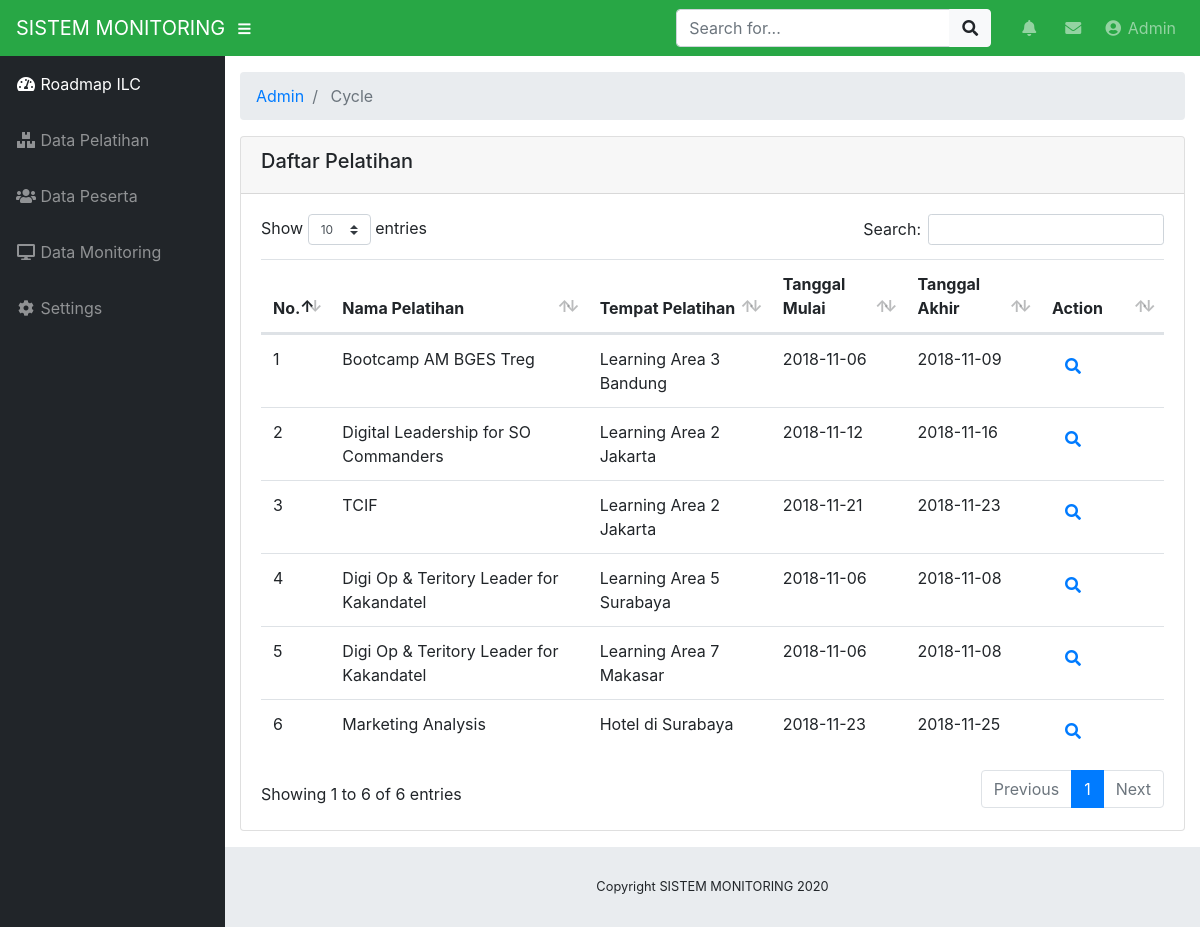
The page /index.php/admin/cycle on the database its author committed.
### tables this page shows
CREATE TABLE IF NOT EXISTS `pelatihan` (
  `id_pelatihan` int(11) NOT NULL AUTO_INCREMENT,
  `nama_pelatihan` varchar(255) NOT NULL,
  `tempat_pelatihan` varchar(255) NOT NULL,
  `tgl_mulai` date NOT NULL,
  `tgl_akhir` date NOT NULL,
  PRIMARY KEY (`id_pelatihan`)
);

### application/controllers/admin/Cycle.php (called while the page is built, shortened)
<?php defined('BASEPATH') OR exit('No direct script access allowed');
class Cycle extends CI_Controller {
    public function __construct()
    {
        $this->load->model('Monitoring_Model');
        $this->load->model('Pelatihan_Model');
        $this->load->model('Peserta_Model');
		$this->load->library('form_validation');
    }
	public function index()
	{
        $data['pelatihan'] = $this->Pelatihan_Model->getAll();
        $this->load->view("admin/cycle/cycle1_view", $data);
	}
}
?>

### index.php (called while the page is built, shortened)
<?php
require_once BASEPATH.'core/CodeIgniter.php';

### application/models/Pelatihan_Model.php (called while the page is built, shortened)
<?php defined('BASEPATH') OR exit('No direct script access allowed');
class Pelatihan_model extends CI_Model
{
    public function getAll()
    {
        $results = array();
        $this->db->select('*');
        $this->db->from('pelatihan');
        $query = $this->db->get();
        if($query->num_rows() > 0) {
            $results = $query->result();
        }
        return $results;
    }
}
?>

### application/views/admin/cycle/cycle1_view.php (the view, shortened to what this page needs)
<!DOCTYPE html>
<html lang="en">
<head>
	<?php $this->load->view("admin/_partials/head.php") ?>
</head>
<body id="page-top">
	<?php $this->load->view("admin/_partials/navbar.php") ?>
	<div id="wrapper">
		<?php $this->load->view("admin/_partials/sidebar.php") ?>
		<div id="content-wrapper">
			<div class="container-fluid">
				<?php $this->load->view("admin/_partials/breadcrumb.php") ?>
				<div class="card mb-3">
					<div class="card-header">
						<h5>Daftar Pelatihan</h5>
					</div>
					<div class="card-body">
						<div class="table-responsive">
						<table class="table table-hover" id="dataTable" width="100%" cellspacing="0">
								<thead>
									<tr>
										<th>No.</th>
										<th>Nama Pelatihan</th>
										<th>Tempat Pelatihan</th>
										<th>Tanggal Mulai</th>
										<th>Tanggal Akhir</th>
										<th>Action</th>
									</tr>
								</thead>
								<tbody>
									<?php $id = 1; $i = 1;
									if (!empty($pelatihan)){
									foreach ($pelatihan as $var):
										  ?>
									<tr>
										<?php echo '<td>'.$i.'</td>'; ?>
										<?php echo '<td>'.$var->nama_pelatihan.'</td>'; ?>
										<?php echo '<td>'.$var->tempat_pelatihan.'</td>'; ?>
										<?php echo '<td>'.$var->tgl_mulai.'</td>'; ?>
										<?php echo '<td>'.$var->tgl_akhir.'</td>'; ?>
										<td width="100">
										<a href="<?php echo site_url('admin/cycle/cycle_detail/1/'.$var->id_pelatihan) ?>"
											 class="btn btn-small"><i class="fas fa-search"></i></a>
										</td>
									</tr>
									<?php
									$id=$id+1; $i++;
								endforeach; }
								?>
								</tbody>
							</table>
						</div>
					</div>
				</div>
			</div>
			<?php $this->load->view("admin/_partials/footer.php") ?>
		</div>
	</div>
</body>
</html>

### application/views/admin/_partials/head.php (shortened to what this page needs)
<link href="<?php echo base_url('assets/bootstrap/css/bootstrap.min.css') ?>" rel="stylesheet">
<link href="<?php echo base_url('assets/fontawesome-free/css/all.min.css') ?>" rel="stylesheet" type="text/css">
<link href="<?php echo base_url('assets/datatables/dataTables.bootstrap4.css') ?>" rel="stylesheet">
<link href="<?php echo base_url('css/sb-admin.css') ?>" rel="stylesheet">

### application/views/admin/_partials/navbar.php (shortened to what this page needs)
<nav class="navbar navbar-expand navbar-dark bg-success static-top">
    <a class="navbar-brand mr-1" href="<?php echo site_url('admin') ?>"><?php echo SITE_NAME ?></a>
    <button class="btn btn-link btn-sm text-white order-1 order-sm-0" id="sidebarToggle" href="#">
        <i class="fas fa-bars"></i>
    </button>
    <form class="d-none d-md-inline-block form-inline ml-auto mr-0 mr-md-3 my-2 my-md-0">
        <div class="input-group">
            <input type="text" class="form-control" placeholder="Search for..." aria-label="Search" aria-describedby="basic-addon2">
            <div class="input-group-append">
                <button class="btn btn-light" type="button">
                    <i class="fas fa-search"></i>
                </button>
            </div>
        </div>
    </form>
    <ul class="navbar-nav ml-auto ml-md-0">
        <li class="nav-item dropdown no-arrow mx-1">
            <a class="nav-link dropdown-toggle" href="#" id="alertsDropdown" role="button" data-toggle="dropdown" aria-haspopup="true"
                aria-expanded="false">
                <i class="fas fa-bell fa-fw"></i>
            </a>
        </li>
        <li class="nav-item dropdown no-arrow mx-1">
            <a class="nav-link dropdown-toggle" href="#" id="messagesDropdown" role="button" data-toggle="dropdown" aria-haspopup="true"
                aria-expanded="false">
                <i class="fas fa-envelope fa-fw"></i>
            </a>
        </li>
        <li class="nav-item dropdown no-arrow">
            <a class="nav-link dropdown-toggle" href="#" id="userDropdown" role="button" data-toggle="dropdown" aria-haspopup="true"
                aria-expanded="false">
                <i class="fas fa-user-circle fa-fw"></i> Admin
            </a>
        </li>
    </ul>
</nav>

### application/views/admin/_partials/sidebar.php
<ul class="sidebar navbar-nav">
    <li class="nav-item <?php echo ($this->uri->segment(2) == '' || $this->uri->segment(2) == 'cycle') ? 'active': '' ?>">
        <a class="nav-link" href="<?php echo site_url('admin') ?>">
            <i class="fas fa-fw fa-tachometer-alt"></i>
            <span>Roadmap ILC</span>
        </a>
    </li>
    <li class="nav-item <?php echo $this->uri->segment(2) == 'pelatihan' ? 'active': '' ?>">
        <a class="nav-link" href="<?php echo site_url('admin/pelatihan') ?>">
            <i class="fas fa-fw fa-boxes"></i>
            <span>Data Pelatihan</span>
        </a>
    </li>
    <li class="nav-item <?php echo $this->uri->segment(2) == 'peserta' ? 'active': '' ?>">
        <a class="nav-link" href="<?php echo site_url('admin/peserta') ?>">
            <i class="fas fa-fw fa-users"></i>
            <span>Data Peserta</span>
        </a>
    </li>
    <li class="nav-item <?php echo $this->uri->segment(2) == 'monitoring' ? 'active': '' ?>">
        <a class="nav-link" href="<?php echo site_url('admin/monitoring') ?>">
            <i class="fas fa-fw fa-desktop"></i>
            <span>Data Monitoring</span>
        </a>
    </li>
    <li class="nav-item">
        <a class="nav-link" href="#">
            <i class="fas fa-fw fa-cog"></i>
            <span>Settings</span></a>
    </li>
</ul>

### application/views/admin/_partials/breadcrumb.php (shortened to what this page needs)
<ol class="breadcrumb">
<?php
	$stat = 1;
	foreach ($this->uri->segments as $segment): ?>
	<?php
		$url = substr($this->uri->uri_string, 0, strpos($this->uri->uri_string, $segment)) . $segment;
		$is_active =  $url == $this->uri->uri_string;
	?>
	<li class="breadcrumb-item <?php echo $is_active ? 'active': '' ?>">
		<?php if($is_active): ?>
			<?php echo ucfirst($segment) ?>
		<?php else: ?>
			<?php
				if ($segment == 'cycle_detail') {
					$stat = 0;
					$befDetail = 'C'.$this->uri->segment(4);
				?>
					<a href="<?php echo base_url($this->uri->segment(1).'/'.$this->uri->segment(2).'/c'.$this->uri->segment(4)) ?>"><?php echo ucfirst($befDetail) ?></a></li>
					<li class="breadcrumb-item <?php echo $is_active ? 'active': '' ?>">
				<?php
					echo ucfirst($segment);
				} else if ($stat == 0) {
					echo ucfirst($segment);
				} else if ($segment == 'cycle') {
					echo ucfirst($segment);
				} else {
			?>
					<a href="<?php echo site_url($url) ?>"><?php echo ucfirst($segment) ?></a>
			<?php
				}
			?>
		<?php endif; ?>
	</li>
<?php endforeach; ?>
</ol>

### application/views/admin/_partials/footer.php
<footer class="sticky-footer">
  <div class="container my-auto">
    <div class="copyright text-center my-auto">
      <span>Copyright  <?php echo SITE_NAME ." ". Date('Y') ?></span>
    </div>
  </div>
</footer>

### css/sb-admin.css (style rules this page uses)
html { position: relative; min-height: 100%; }
body { height: 100%; }
#wrapper { display: -webkit-box; display: -ms-flexbox; display: flex; }
#wrapper #content-wrapper { overflow-x: hidden; width: 100%; padding-top: 1rem; padding-bottom: 80px; }
.navbar-nav .nav-item.active .nav-link { color: #fff; }
.navbar-nav .nav-item.dropdown .dropdown-toggle::after { width: 1rem; text-align: center; float: right; vertical-align: 0; border: 0; font-weight: 900; content: '\f105'; font-family: 'Font Awesome 5 Free'; }
.navbar-nav .nav-item.dropdown.no-arrow .dropdown-toggle::after { display: none; }
.sidebar { width: 90px !important; background-color: #212529; min-height: calc(100vh - 56px); }
.sidebar .nav-item:last-child { margin-bottom: 1rem; }
.sidebar .nav-item .nav-link { text-align: center; padding: 0.75rem 1rem; width: 90px; }
.sidebar .nav-item .nav-link span { font-size: 0.65rem; display: block; }
.sidebar .nav-item .nav-link { color: rgba(255, 255, 255, 0.5); }
@media (min-width: 768px) { .sidebar { width: 225px !important; } }
@media (min-width: 768px) { .sidebar .nav-item .nav-link { display: block; width: 100%; text-align: left; padding: 1rem; width: 225px; } }
@media (min-width: 768px) { .sidebar .nav-item .nav-link span { font-size: 1rem; display: inline; } }
:root { --input-padding-x: 0.75rem; --input-padding-y: 0.75rem; }
footer.sticky-footer { display: -webkit-box; display: -ms-flexbox; display: flex; position: absolute; right: 0; bottom: 0; width: calc(100% - 90px); height: 80px; background-color: #e9ecef; }
footer.sticky-footer .copyright { line-height: 1; font-size: 0.8rem; }
@media (min-width: 768px) { footer.sticky-footer { width: calc(100% - 225px); } }

### rows shown on the page
pelatihan: nama_pelatihan "Bootcamp AM BGES Treg", tempat_pelatihan "Learning Area 3 Bandung", tgl_mulai "2018-11-06", tgl_akhir "2018-11-09"
pelatihan: nama_pelatihan "Digital Leadership for SO Commanders", tempat_pelatihan "Learning Area 2 Jakarta", tgl_mulai "2018-11-12", tgl_akhir "2018-11-16"
pelatihan: nama_pelatihan "TCIF", tempat_pelatihan "Learning Area 2 Jakarta", tgl_mulai "2018-11-21", tgl_akhir "2018-11-23"
pelatihan: nama_pelatihan "Digi Op & Teritory Leader for Kakandatel", tempat_pelatihan "Learning Area 5 Surabaya", tgl_mulai "2018-11-06", tgl_akhir "2018-11-08"
pelatihan: nama_pelatihan "Digi Op & Teritory Leader for Kakandatel", tempat_pelatihan "Learning Area 7 Makasar", tgl_mulai "2018-11-06", tgl_akhir "2018-11-08"
pelatihan: nama_pelatihan "Marketing Analysis", tempat_pelatihan "Hotel di Surabaya", tgl_mulai "2018-11-23", tgl_akhir "2018-11-25"

### other values the page prints
SITE_NAME "SISTEM MONITORING"
$segment "Admin"
$segment "Cycle"
Date('Y') "2020"
